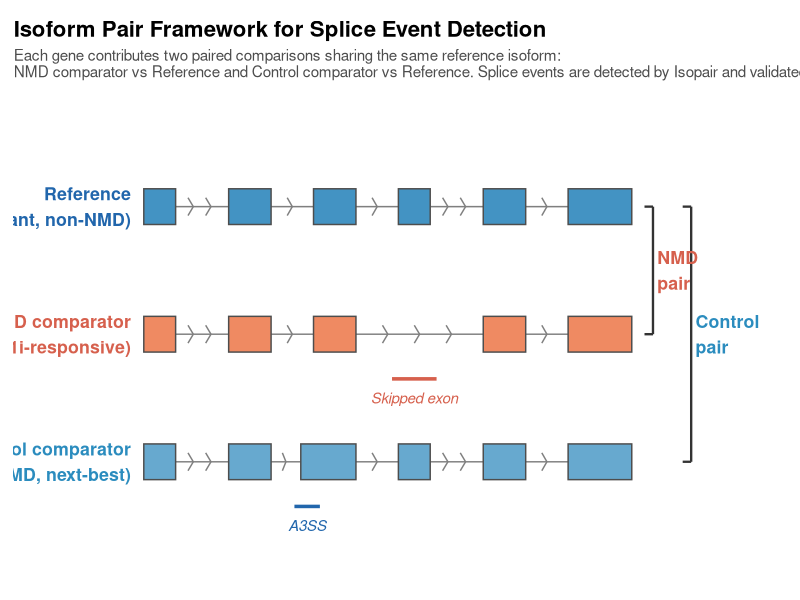
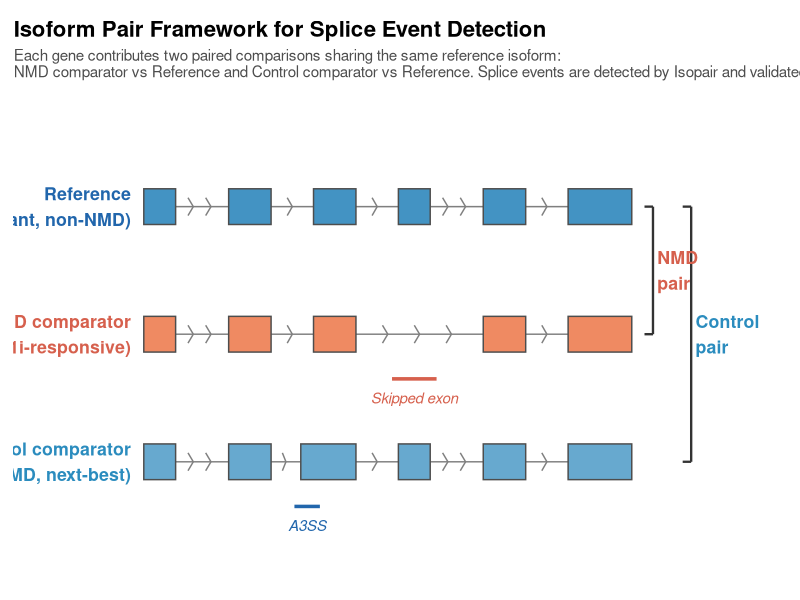

These charts were generated, in order, by the following R code:
#!/usr/bin/env Rscript
# Conceptual figure: isoform pair framework for splice event detection
# Output: figures/concept_isoform_pairs.png / .pdf

setwd("/Users/petecastaldi/claude_projects/nmd/results/isoform_transitions/Version_6.0/isopair_wrapper")
library(ggplot2)

# ---- Gene model coordinates ----
# 6-exon gene, + strand, wide intron gaps for clear arrows
ref_starts  <- c(200, 600, 1000, 1400, 1800, 2200)
ref_ends    <- c(350, 800, 1200, 1550, 2000, 2500)

nmd_starts  <- c(200, 600, 1000, 1800, 2200)       # exon 4 skipped
nmd_ends    <- c(350, 800, 1200, 2000, 2500)

ctrl_starts <- c(200, 600, 940, 1400, 1800, 2200)   # A3SS on exon 3
ctrl_ends   <- c(350, 800, 1200, 1550, 2000, 2500)

# ---- Layout ----
ref_y  <- 3
nmd_y  <- 2
ctrl_y <- 1
exon_h <- 0.28

# ---- Exon rectangles ----
build_exons <- function(starts, ends, y, fill) {
  data.frame(xmin = starts, xmax = ends,
             ymin = y - exon_h/2, ymax = y + exon_h/2,
             fill = fill, stringsAsFactors = FALSE)
}

all_exons <- rbind(
  build_exons(ref_starts, ref_ends, ref_y, "#4393c3"),
  build_exons(nmd_starts, nmd_ends, nmd_y, "#ef8a62"),
  build_exons(ctrl_starts, ctrl_ends, ctrl_y, "#67a9cf"))

# ---- Intron lines ----
build_introns <- function(starts, ends, y) {
  n <- length(starts)
  if (n < 2) return(data.frame())
  data.frame(x = ends[-n], xend = starts[-1], y = y, yend = y)
}

all_introns <- rbind(
  build_introns(ref_starts, ref_ends, ref_y),
  build_introns(nmd_starts, nmd_ends, nmd_y),
  build_introns(ctrl_starts, ctrl_ends, ctrl_y))

# ---- Intron chevron arrows ----
build_chevrons <- function(starts, ends, y, arm = 0.07) {
  n <- length(starts)
  if (n < 2) return(data.frame())
  rows <- list()
  for (i in seq_len(n - 1)) {
    intron_s <- ends[i]; intron_e <- starts[i + 1]
    intron_len <- intron_e - intron_s
    n_chev <- max(1L, min(3L, floor(intron_len / 120)))
    step <- intron_len / (n_chev + 1)
    for (j in seq_len(n_chev)) {
      cx <- intron_s + step * j
      w <- min(25, intron_len * 0.12)
      rows[[length(rows) + 1]] <- data.frame(
        x = c(cx - w, cx - w), xend = c(cx, cx),
        y = c(y + arm, y - arm), yend = c(y, y))
    }
  }
  do.call(rbind, rows)
}

all_chevrons <- rbind(
  build_chevrons(ref_starts, ref_ends, ref_y),
  build_chevrons(nmd_starts, nmd_ends, nmd_y),
  build_chevrons(ctrl_starts, ctrl_ends, ctrl_y))

# ---- Pair brackets (ticks point LEFT, toward gene models) ----
bracket_nmd_x  <- 2600
bracket_ctrl_x <- 2780
tick_len <- 40

bracket_segs <- rbind(
  # NMD pair: vertical line spanning ref to NMD
  data.frame(x = bracket_nmd_x, xend = bracket_nmd_x,
             y = nmd_y, yend = ref_y),
  # NMD pair: top tick (pointing left)
  data.frame(x = bracket_nmd_x, xend = bracket_nmd_x - tick_len,
             y = ref_y, yend = ref_y),
  # NMD pair: bottom tick (pointing left)
  data.frame(x = bracket_nmd_x, xend = bracket_nmd_x - tick_len,
             y = nmd_y, yend = nmd_y),
  # Control pair: vertical line spanning ref to ctrl
  data.frame(x = bracket_ctrl_x, xend = bracket_ctrl_x,
             y = ctrl_y, yend = ref_y),
  # Control pair: top tick (pointing left)
  data.frame(x = bracket_ctrl_x, xend = bracket_ctrl_x - tick_len,
             y = ref_y, yend = ref_y),
  # Control pair: bottom tick (pointing left)
  data.frame(x = bracket_ctrl_x, xend = bracket_ctrl_x - tick_len,
             y = ctrl_y, yend = ctrl_y))

# ---- Build the figure ----
fig <- ggplot() +
  # Intron lines
  geom_segment(data = all_introns,
               aes(x = x, xend = xend, y = y, yend = yend),
               color = "grey50", linewidth = 0.5) +
  # Chevron arrows
  geom_segment(data = all_chevrons,
               aes(x = x, xend = xend, y = y, yend = yend),
               color = "grey50", linewidth = 0.5) +
  # Exon rectangles
  geom_rect(data = all_exons,
            aes(xmin = xmin, xmax = xmax, ymin = ymin, ymax = ymax),
            fill = all_exons$fill, color = "grey30", linewidth = 0.5) +
  # Brackets
  geom_segment(data = bracket_segs,
               aes(x = x, xend = xend, y = y, yend = yend),
               color = "grey20", linewidth = 0.8) +
  # Track labels
  annotate("text", x = 140, y = ref_y,
           label = "Reference\n(dominant, non-NMD)",
           hjust = 1, size = 4.5, fontface = "bold", color = "#2166ac") +
  annotate("text", x = 140, y = nmd_y,
           label = "NMD comparator\n(SMG1i-responsive)",
           hjust = 1, size = 4.5, fontface = "bold", color = "#d6604d") +
  annotate("text", x = 140, y = ctrl_y,
           label = "Control comparator\n(non-NMD, next-best)",
           hjust = 1, size = 4.5, fontface = "bold", color = "#2b8cbe") +
  # Bracket labels (to the right of brackets)
  annotate("text", x = bracket_nmd_x + 20, y = (ref_y + nmd_y) / 2,
           label = "NMD\npair", size = 4.5, fontface = "bold",
           hjust = 0, color = "#d6604d") +
  annotate("text", x = bracket_ctrl_x + 20, y = (ref_y + ctrl_y) / 2,
           label = "Control\npair", size = 4.5, fontface = "bold",
           hjust = 0, color = "#2b8cbe") +
  # Skipped exon annotation (solid line below, matching report convention)
  annotate("segment", x = 1370, xend = 1580, y = nmd_y - 0.35, yend = nmd_y - 0.35,
           color = "#d6604d", linewidth = 1.2) +
  annotate("text", x = 1475, y = nmd_y - 0.50,
           label = "Skipped exon", size = 3.8, color = "#d6604d",
           fontface = "italic") +
  # A3SS annotation (solid line below, wider than the actual event region
  # so the line renders cleanly)
  annotate("segment", x = 910, xend = 1030, y = ctrl_y - 0.35, yend = ctrl_y - 0.35,
           color = "#2166ac", linewidth = 1.2) +
  annotate("text", x = 970, y = ctrl_y - 0.50,
           label = "A3SS", size = 3.8, color = "#2166ac",
           fontface = "italic") +
  # Title
  labs(title = "Isoform Pair Framework for Splice Event Detection",
       subtitle = "Each gene contributes two paired comparisons sharing the same reference isoform:\nNMD comparator vs Reference and Control comparator vs Reference. Splice events are detected by Isopair and validated through reference reconstruction.") +
  coord_cartesian(xlim = c(-250, 3000), ylim = c(0.2, 3.7)) +
  theme_void(base_size = 14) +
  theme(plot.background = element_rect(fill = "white", color = NA),
        panel.background = element_rect(fill = "white", color = NA),
        plot.title = element_text(size = 16, face = "bold", hjust = 0,
                                   margin = margin(b = 5)),
        plot.subtitle = element_text(size = 11, hjust = 0, color = "grey30",
                                      margin = margin(b = 10)),
        plot.margin = margin(15, 20, 10, 10))

ggsave("figures/concept_isoform_pairs.png", fig,
       width = 16, height = 6, dpi = 300, bg = "white")
ggsave("figures/concept_isoform_pairs.pdf", fig,
       width = 16, height = 6, bg = "white")

cat("Saved: figures/concept_isoform_pairs.png and .pdf\n")
